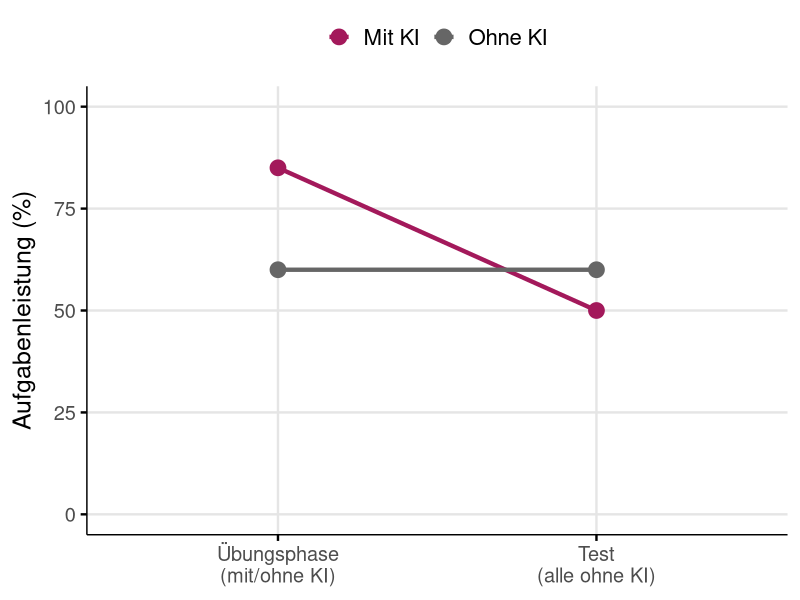
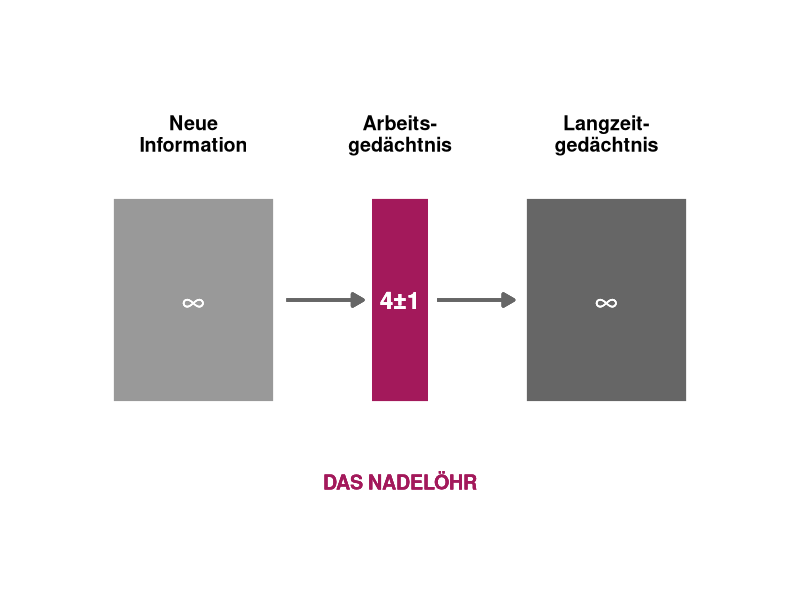
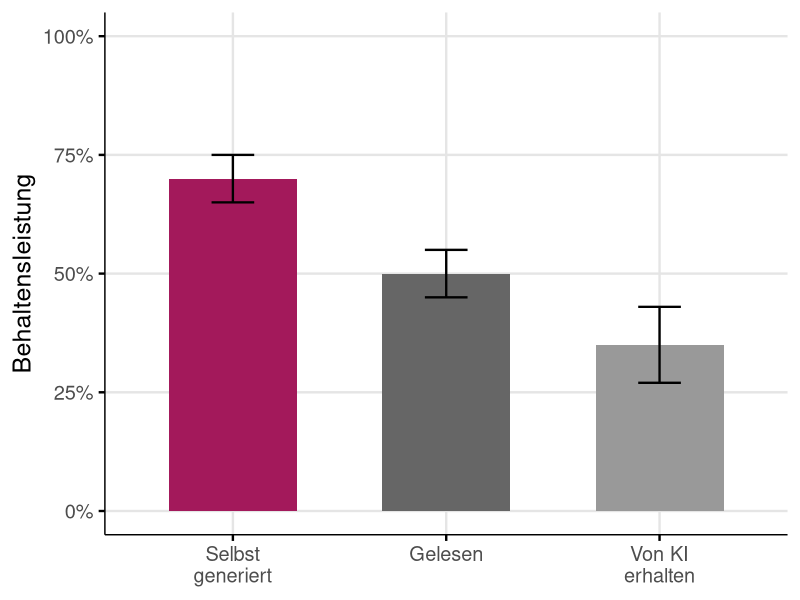
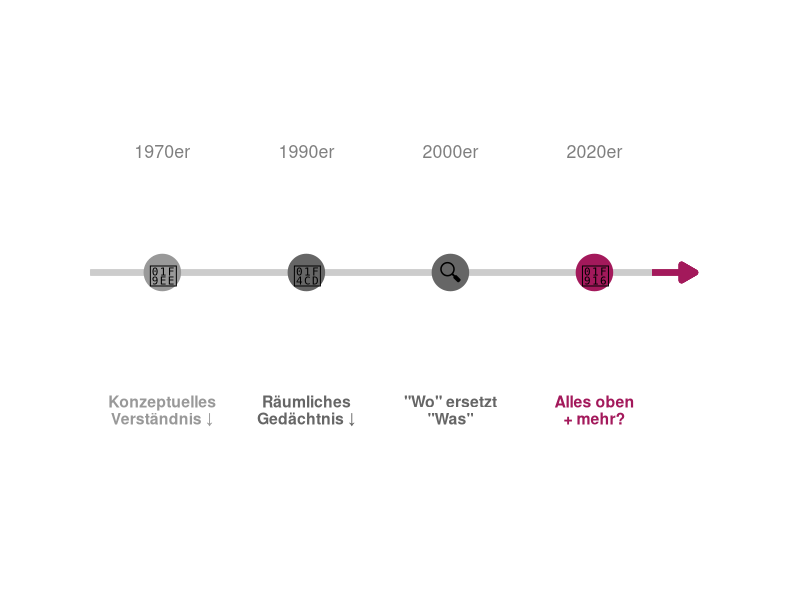

The R script that drew these images, in order:
## ---- chunk 1
#| include: false
library(tidyverse)

# Set seed for reproducible simulated data
set.seed(2025)

# Color palette - define once, use everywhere
color_primary <- "#A3195B"
color_secondary <- "#666666"
color_tertiary <- "#999999"

# Base minimalist theme for all figures
theme_minimal_custom <- theme_minimal(base_size = 18) +
  theme(
    panel.grid.minor = element_blank(),
    panel.grid.major = element_line(color = "grey90"),
    axis.line = element_line(color = "black", linewidth = 0.5),
    axis.ticks = element_line(color = "black"),
    plot.title = element_text(face = "bold", size = 20),
    plot.subtitle = element_text(color = "grey40"),
    legend.position = "bottom"
  )

# Variant with top legend for line plots
theme_minimal_top_legend <- theme_minimal_custom +
  theme(
    legend.position = "top",
    legend.text = element_text(size = 16)
  )
## ---- chunk 2
#| fig-width: 12
#| fig-height: 6
#| echo: false

# Simulated data showing the paradox
paradox_data <- tibble(
  phase = factor(
    rep(c("Übungsphase\n(mit/ohne KI)", "Test\n(alle ohne KI)"), each = 2),
    levels = c("Übungsphase\n(mit/ohne KI)", "Test\n(alle ohne KI)")
  ),
  gruppe = rep(c("Mit KI", "Ohne KI"), 2),
  leistung = c(85, 60, 50, 60)
)

ggplot(paradox_data, aes(x = phase, y = leistung, group = gruppe, color = gruppe)) +
  geom_line(linewidth = 1.5) +
  geom_point(size = 5) +
  scale_color_manual(
    values = c("Mit KI" = color_primary, "Ohne KI" = color_secondary),
    name = NULL
  ) +
  scale_y_continuous(limits = c(0, 100), breaks = seq(0, 100, 25)) +
  labs(
    x = NULL,
    y = "Aufgabenleistung (%)"
  ) +
  theme_minimal_top_legend
## ---- chunk 3
#| fig-width: 14
#| fig-height: 4
#| echo: false

# Bottleneck visualization
bottleneck_data <- tibble(
  component = factor(
    c("Neue\nInformation", "Arbeits-\ngedächtnis", "Langzeit-\ngedächtnis"),
    levels = c("Neue\nInformation", "Arbeits-\ngedächtnis", "Langzeit-\ngedächtnis")
  ),
  x = c(1, 2, 3),
  width = c(0.8, 0.3, 0.8),
  fill = c(color_tertiary, color_primary, color_secondary)
)

ggplot(bottleneck_data) +
  # Draw rectangles representing capacity
  geom_rect(
    aes(
      xmin = x - width/2, xmax = x + width/2,
      ymin = 0.3, ymax = 0.7,
      fill = fill
    ),
    color = "white", linewidth = 2
  ) +
  # Arrows connecting components

geom_segment(
    aes(x = 1.45, xend = 1.82, y = 0.5, yend = 0.5),
    arrow = arrow(length = unit(0.3, "cm"), type = "closed"),
    linewidth = 1.2, color = "grey40"
  ) +
  geom_segment(
    aes(x = 2.18, xend = 2.55, y = 0.5, yend = 0.5),
    arrow = arrow(length = unit(0.3, "cm"), type = "closed"),
    linewidth = 1.2, color = "grey40"
  ) +
  # Labels above boxes
geom_text(
    aes(x = x, y = 0.82, label = component),
    size = 5, fontface = "bold", lineheight = 0.9
  ) +
  # Capacity labels inside boxes
geom_text(
    aes(x = 1, y = 0.5, label = "∞"),
    size = 8, color = "white", fontface = "bold"
  ) +
  geom_text(
    aes(x = 2, y = 0.5, label = "4±1"),
    size = 6, color = "white", fontface = "bold"
  ) +
  geom_text(
    aes(x = 3, y = 0.5, label = "∞"),
    size = 8, color = "white", fontface = "bold"
  ) +
  # Bottleneck annotation
geom_text(
    aes(x = 2, y = 0.15, label = "DAS NADELÖHR"),
    size = 5, color = color_primary, fontface = "bold"
  ) +
  scale_fill_identity() +
  coord_cartesian(xlim = c(0.3, 3.7), ylim = c(0, 1)) +
  theme_void() +
  theme(plot.margin = margin(10, 10, 10, 10))
## ---- chunk 4
#| fig-width: 10
#| fig-height: 5.5
#| echo: false

# Simulated data based on generation effect literature
generation_data <- tibble(
  methode = factor(
    c("Selbst\ngeneriert", "Gelesen", "Von KI\nerhalten"),
    levels = c("Selbst\ngeneriert", "Gelesen", "Von KI\nerhalten")
  ),
  retention = c(70, 50, 35),
  se = c(5, 5, 8)
)

ggplot(generation_data, aes(x = methode, y = retention, fill = methode)) +
  geom_col(width = 0.6) +
  scale_fill_manual(
    values = c(
      "Selbst\ngeneriert" = color_primary,
      "Gelesen" = color_secondary,
      "Von KI\nerhalten" = color_tertiary
    ),
    guide = "none"
  ) +
  geom_errorbar(
    aes(ymin = retention - se, ymax = retention + se),
    width = 0.2,
    linewidth = 0.8
  ) +
  scale_y_continuous(
    limits = c(0, 100),
    breaks = seq(0, 100, 25),
    labels = function(x) paste0(x, "%")
  ) +
  labs(
    x = NULL,
    y = "Behaltensleistung"
  ) +
  theme_minimal_custom

## ---- chunk 5
#| fig-width: 14
#| fig-height: 5
#| echo: false

# Timeline visualization
timeline_data <- tibble(
  era = c("1970er", "1990er", "2000er", "2020er"),
  x = c(1, 2, 3, 4),
  tech = c("Taschenrechner", "GPS", "Google", "KI"),
  effect = c("Konzeptuelles\nVerständnis ↓", "Räumliches\nGedächtnis ↓", "\"Wo\" ersetzt\n\"Was\"", "Alles oben\n+ mehr?"),
  icon = c("calculator", "location-dot", "search", "robot"),
  color = c(color_tertiary, color_secondary, color_secondary, color_primary)
)

ggplot(timeline_data) +
  # Timeline base line
  geom_segment(
    aes(x = 0.5, xend = 4.7, y = 0.5, yend = 0.5),
    linewidth = 2, color = "grey80"
  ) +
  # Timeline nodes
  geom_point(
    aes(x = x, y = 0.5, color = color),
    size = 12
  ) +
  # Progressive arrow at end
  geom_segment(
    aes(x = 4.4, xend = 4.7, y = 0.5, yend = 0.5),
    arrow = arrow(length = unit(0.4, "cm"), type = "closed"),
    linewidth = 2, color = color_primary
  ) +
  # Era labels above
  geom_text(
    aes(x = x, y = 0.72, label = era),
    size = 4.5, color = "grey50"
  ) +
  # Technology labels
  geom_text(
    aes(x = x, y = 0.5, label = c("🧮", "📍", "🔍", "🤖")),
    size = 6
  ) +
  # Effect labels below
  geom_text(
    aes(x = x, y = 0.25, label = effect, color = color),
    size = 4, fontface = "bold", lineheight = 0.9
  ) +
  scale_color_identity() +
  coord_cartesian(xlim = c(0.3, 5), ylim = c(0, 0.9)) +
  theme_void() +
  theme(plot.margin = margin(20, 20, 20, 20))
